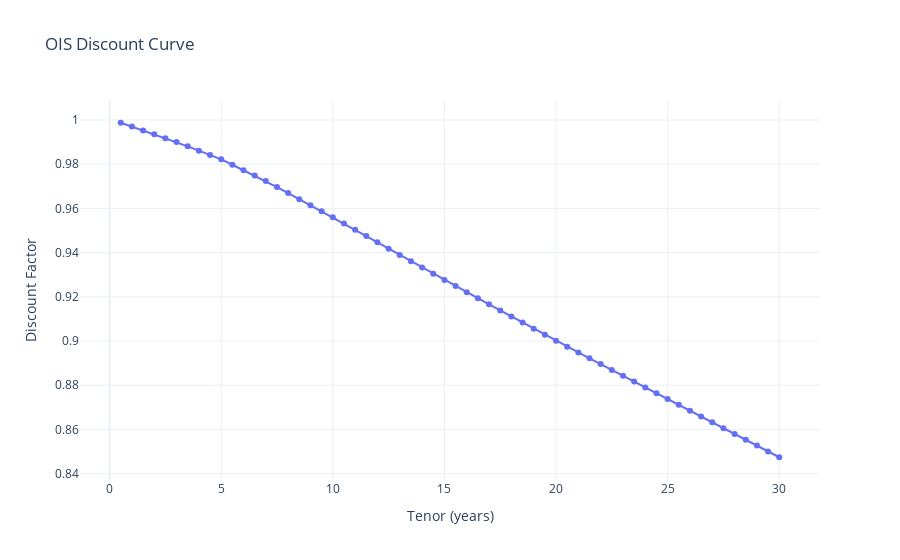

Source (notebook cell):
### Code cell
plot_discount_curve(df=OIS_Interpolated_Data,
                    discount_curve="OIS_Discount_Factor",
                    title="OIS Discount Curve")

### Figure 1 — Plotly figure (JSON) as saved in the notebook; plotly's stock layout.template omitted (floating-point values rounded to 4 significant figures)
{"data": [{"line": {"width": 2}, "marker": {"size": 6}, "mode": "lines+markers", "name": "Discount Curve", "type": "scatter", "x": [0.5, 1, 1.5, 2, 2.5, 3, 3.5, 4, 4.5, 5, 5.5, 6, 6.5, 7, 7.5, 8, 8.5, 9, 9.5, 10, 10.5, 11, 11.5, 12, 12.5, 13, 13.5, 14, 14.5, 15, 15.5, 16, 16.5, 17, 17.5, 18, 18.5, 19, 19.5, 20, 20.5, 21, 21.5, 22, 22.5, 23, 23.5, 24, 24.5, 25, 25.5, 26, 26.5, 27, 27.5, 28, 28.5, 29, 29.5, 30], "y": [0.9988, 0.997, 0.9953, 0.9935, 0.9918, 0.99, 0.9881, 0.9861, 0.9842, 0.9822, 0.9797, 0.9773, 0.9749, 0.9724, 0.9697, 0.9669, 0.9642, 0.9615, 0.9587, 0.956, 0.9531, 0.9503, 0.9475, 0.9446, 0.9418, 0.939, 0.9361, 0.9333, 0.9304, 0.9276, 0.9249, 0.9221, 0.9194, 0.9166, 0.9138, 0.9111, 0.9083, 0.9056, 0.9028, 0.9001, 0.8974, 0.8948, 0.8922, 0.8895, 0.8869, 0.8843, 0.8816, 0.879, 0.8764, 0.8737, 0.8711, 0.8685, 0.8658, 0.8632, 0.8606, 0.8579, 0.8553, 0.8527, 0.85, 0.8474]}], "layout": {"title": {"text": "OIS Discount Curve"}, "xaxis": {"showgrid": true, "title": {"text": "Tenor (years)"}}, "yaxis": {"showgrid": true, "title": {"text": "Discount Factor"}}}}
